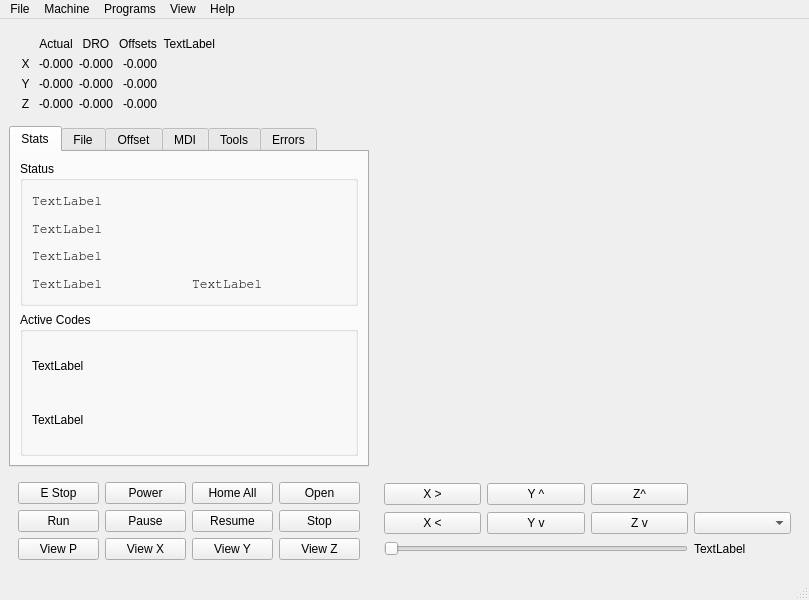
<?xml version="1.0" encoding="UTF-8"?>
<ui version="4.0">
 <class>MainWindow</class>
 <widget class="QMainWindow" name="MainWindow">
  <property name="geometry">
   <rect>
    <x>0</x>
    <y>0</y>
    <width>800</width>
    <height>600</height>
   </rect>
  </property>
  <property name="sizePolicy">
   <sizepolicy hsizetype="Fixed" vsizetype="Fixed">
    <horstretch>0</horstretch>
    <verstretch>0</verstretch>
   </sizepolicy>
  </property>
  <property name="maximumSize">
   <size>
    <width>800</width>
    <height>600</height>
   </size>
  </property>
  <property name="windowTitle">
   <string>MainWindow</string>
  </property>
  <widget class="QWidget" name="centralwidget">
   <layout class="QGridLayout" name="gridLayout_3">
    <item row="0" column="1" rowspan="2">
     <widget class="QWidget" name="plot_widget" native="true">
      <property name="sizePolicy">
       <sizepolicy hsizetype="Fixed" vsizetype="Fixed">
        <horstretch>0</horstretch>
        <verstretch>0</verstretch>
       </sizepolicy>
      </property>
      <property name="minimumSize">
       <size>
        <width>425</width>
        <height>425</height>
       </size>
      </property>
      <property name="maximumSize">
       <size>
        <width>425</width>
        <height>425</height>
       </size>
      </property>
     </widget>
    </item>
    <item row="1" column="0">
     <widget class="QTabWidget" name="tabWidget">
      <property name="maximumSize">
       <size>
        <width>450</width>
        <height>450</height>
       </size>
      </property>
      <property name="currentIndex">
       <number>0</number>
      </property>
      <property name="tabBarAutoHide">
       <bool>true</bool>
      </property>
      <widget class="QWidget" name="tab_6">
       <attribute name="title">
        <string>Stats</string>
       </attribute>
       <layout class="QVBoxLayout" name="verticalLayout">
        <item>
         <widget class="QGroupBox" name="groupBox_5">
          <property name="title">
           <string>Status</string>
          </property>
          <layout class="QGridLayout" name="gridLayout_13">
           <item row="3" column="0">
            <widget class="QLabel" name="task_mode_lb">
             <property name="font">
              <font>
               <family>FreeMono</family>
               <pointsize>10</pointsize>
              </font>
             </property>
             <property name="text">
              <string>TextLabel</string>
             </property>
             <property name="alignment">
              <set>Qt::AlignLeading|Qt::AlignLeft|Qt::AlignVCenter</set>
             </property>
            </widget>
           </item>
           <item row="3" column="1">
            <widget class="QLabel" name="task_state_lb">
             <property name="font">
              <font>
               <family>FreeMono</family>
               <pointsize>10</pointsize>
              </font>
             </property>
             <property name="text">
              <string>TextLabel</string>
             </property>
             <property name="alignment">
              <set>Qt::AlignLeading|Qt::AlignLeft|Qt::AlignVCenter</set>
             </property>
            </widget>
           </item>
           <item row="1" column="0" colspan="2">
            <widget class="QLabel" name="interp_state_lb">
             <property name="font">
              <font>
               <family>FreeMono</family>
               <pointsize>10</pointsize>
              </font>
             </property>
             <property name="text">
              <string>TextLabel</string>
             </property>
             <property name="alignment">
              <set>Qt::AlignLeading|Qt::AlignLeft|Qt::AlignVCenter</set>
             </property>
            </widget>
           </item>
           <item row="0" column="0" colspan="2">
            <widget class="QLabel" name="exec_state_lb">
             <property name="font">
              <font>
               <family>FreeMono</family>
               <pointsize>10</pointsize>
              </font>
             </property>
             <property name="text">
              <string>TextLabel</string>
             </property>
             <property name="alignment">
              <set>Qt::AlignLeading|Qt::AlignLeft|Qt::AlignVCenter</set>
             </property>
            </widget>
           </item>
           <item row="2" column="0" colspan="2">
            <widget class="QLabel" name="motion_mode_lb">
             <property name="font">
              <font>
               <family>FreeMono</family>
               <pointsize>10</pointsize>
              </font>
             </property>
             <property name="text">
              <string>TextLabel</string>
             </property>
             <property name="alignment">
              <set>Qt::AlignLeading|Qt::AlignLeft|Qt::AlignVCenter</set>
             </property>
            </widget>
           </item>
          </layout>
         </widget>
        </item>
        <item>
         <widget class="QGroupBox" name="groupBox_4">
          <property name="title">
           <string>Active Codes</string>
          </property>
          <layout class="QGridLayout" name="gridLayout_11">
           <item row="0" column="0">
            <widget class="QLabel" name="gcodes_lb">
             <property name="text">
              <string>TextLabel</string>
             </property>
             <property name="wordWrap">
              <bool>true</bool>
             </property>
            </widget>
           </item>
           <item row="1" column="0">
            <widget class="QLabel" name="mcodes_lb">
             <property name="text">
              <string>TextLabel</string>
             </property>
             <property name="wordWrap">
              <bool>true</bool>
             </property>
            </widget>
           </item>
          </layout>
         </widget>
        </item>
       </layout>
      </widget>
      <widget class="QWidget" name="tab">
       <attribute name="title">
        <string>File</string>
       </attribute>
       <layout class="QVBoxLayout" name="verticalLayout_2">
        <item>
         <widget class="QLabel" name="file_lb">
          <property name="text">
           <string>TextLabel</string>
          </property>
         </widget>
        </item>
        <item>
         <widget class="QPlainTextEdit" name="gcode_pte"/>
        </item>
       </layout>
      </widget>
      <widget class="QWidget" name="tab_2">
       <attribute name="title">
        <string>Offset</string>
       </attribute>
       <layout class="QGridLayout" name="gridLayout_6">
        <item row="0" column="0">
         <widget class="QGroupBox" name="groupBox_2">
          <property name="title">
           <string>Coordinate Systems</string>
          </property>
          <layout class="QGridLayout" name="gridLayout_7">
           <item row="0" column="0">
            <widget class="QPushButton" name="change_cs_1">
             <property name="text">
              <string>G54</string>
             </property>
            </widget>
           </item>
           <item row="2" column="0">
            <widget class="QPushButton" name="change_cs_3">
             <property name="text">
              <string>G56</string>
             </property>
            </widget>
           </item>
           <item row="4" column="0">
            <widget class="QPushButton" name="change_cs_5">
             <property name="text">
              <string>G58</string>
             </property>
            </widget>
           </item>
           <item row="1" column="0">
            <widget class="QPushButton" name="change_cs_2">
             <property name="text">
              <string>G55</string>
             </property>
            </widget>
           </item>
           <item row="3" column="0">
            <widget class="QPushButton" name="change_cs_4">
             <property name="text">
              <string>G57</string>
             </property>
            </widget>
           </item>
           <item row="0" column="1">
            <widget class="QPushButton" name="change_cs_6">
             <property name="text">
              <string>G59</string>
             </property>
            </widget>
           </item>
           <item row="1" column="1">
            <widget class="QPushButton" name="change_cs_7">
             <property name="text">
              <string>G59.1</string>
             </property>
            </widget>
           </item>
           <item row="2" column="1">
            <widget class="QPushButton" name="change_cs_8">
             <property name="text">
              <string>G59.2</string>
             </property>
            </widget>
           </item>
           <item row="3" column="1">
            <widget class="QPushButton" name="change_cs_9">
             <property name="text">
              <string>G59.3</string>
             </property>
            </widget>
           </item>
          </layout>
         </widget>
        </item>
        <item row="0" column="1">
         <widget class="QGroupBox" name="groupBox">
          <property name="title">
           <string>Touch Off</string>
          </property>
          <layout class="QGridLayout" name="gridLayout_5">
           <item row="0" column="0">
            <widget class="QPushButton" name="touchoff_pb_x">
             <property name="text">
              <string>X</string>
             </property>
            </widget>
           </item>
           <item row="1" column="0">
            <widget class="QPushButton" name="touchoff_pb_y">
             <property name="text">
              <string>Y</string>
             </property>
            </widget>
           </item>
           <item row="2" column="0">
            <widget class="QPushButton" name="touchoff_pb_z">
             <property name="text">
              <string>Z</string>
             </property>
            </widget>
           </item>
           <item row="3" column="0">
            <widget class="QLineEdit" name="touchoff_le"/>
           </item>
          </layout>
         </widget>
        </item>
       </layout>
      </widget>
      <widget class="QWidget" name="tab_4">
       <attribute name="title">
        <string>MDI</string>
       </attribute>
       <layout class="QGridLayout" name="gridLayout_9">
        <item row="1" column="1" colspan="4">
         <widget class="QLineEdit" name="mdi_command_le"/>
        </item>
        <item row="2" column="1">
         <widget class="QPushButton" name="run_mdi_pb">
          <property name="text">
           <string>Run MDI</string>
          </property>
         </widget>
        </item>
        <item row="2" column="2">
         <widget class="QPushButton" name="copy_mdi_history_pb">
          <property name="text">
           <string>Copy</string>
          </property>
         </widget>
        </item>
        <item row="0" column="1" colspan="4">
         <widget class="QListWidget" name="mdi_history_lw"/>
        </item>
        <item row="2" column="4">
         <widget class="QPushButton" name="clear_mdi_history_pb">
          <property name="text">
           <string>Clear</string>
          </property>
         </widget>
        </item>
        <item row="2" column="3">
         <widget class="QPushButton" name="save_mdi_history_pb">
          <property name="text">
           <string>Save</string>
          </property>
         </widget>
        </item>
       </layout>
      </widget>
      <widget class="QWidget" name="tab_5">
       <attribute name="title">
        <string>Tools</string>
       </attribute>
       <layout class="QGridLayout" name="gridLayout_12">
        <item row="0" column="0">
         <widget class="QGroupBox" name="groupBox_3">
          <property name="title">
           <string>Tools</string>
          </property>
          <layout class="QGridLayout" name="gridLayout_10">
           <item row="0" column="0">
            <widget class="QComboBox" name="tool_change_cb"/>
           </item>
           <item row="0" column="1">
            <widget class="QPushButton" name="tool_change_pb">
             <property name="text">
              <string>Change Tool</string>
             </property>
            </widget>
           </item>
          </layout>
         </widget>
        </item>
       </layout>
      </widget>
      <widget class="QWidget" name="tab_3">
       <attribute name="title">
        <string>Errors</string>
       </attribute>
       <layout class="QGridLayout" name="gridLayout_8">
        <item row="1" column="0">
         <widget class="QPushButton" name="clear_errors_pb">
          <property name="text">
           <string>Clear Errors</string>
          </property>
         </widget>
        </item>
        <item row="1" column="1">
         <widget class="QPushButton" name="copy_errors_pb">
          <property name="text">
           <string>Copy to Clipboard</string>
          </property>
         </widget>
        </item>
        <item row="0" column="0" colspan="2">
         <widget class="QPlainTextEdit" name="errors_pte"/>
        </item>
       </layout>
      </widget>
     </widget>
    </item>
    <item row="2" column="0">
     <widget class="QWidget" name="widget_3" native="true">
      <layout class="QGridLayout" name="gridLayout_4">
       <item row="2" column="2">
        <widget class="QPushButton" name="view_x_pb">
         <property name="text">
          <string>View X</string>
         </property>
        </widget>
       </item>
       <item row="0" column="3">
        <widget class="QPushButton" name="home_all_pb">
         <property name="text">
          <string>Home All</string>
         </property>
        </widget>
       </item>
       <item row="0" column="1">
        <widget class="QPushButton" name="estop_pb">
         <property name="text">
          <string>E Stop</string>
         </property>
        </widget>
       </item>
       <item row="0" column="4">
        <widget class="QPushButton" name="open_pb">
         <property name="text">
          <string>Open</string>
         </property>
        </widget>
       </item>
       <item row="2" column="1">
        <widget class="QPushButton" name="view_p_pb">
         <property name="text">
          <string>View P</string>
         </property>
        </widget>
       </item>
       <item row="2" column="3">
        <widget class="QPushButton" name="view_y_pb">
         <property name="text">
          <string>View Y</string>
         </property>
        </widget>
       </item>
       <item row="0" column="2">
        <widget class="QPushButton" name="power_pb">
         <property name="text">
          <string>Power</string>
         </property>
        </widget>
       </item>
       <item row="2" column="4">
        <widget class="QPushButton" name="view_z_pb">
         <property name="text">
          <string>View Z</string>
         </property>
        </widget>
       </item>
       <item row="1" column="1">
        <widget class="QPushButton" name="run_pb">
         <property name="text">
          <string>Run</string>
         </property>
        </widget>
       </item>
       <item row="1" column="2">
        <widget class="QPushButton" name="pause_pb">
         <property name="text">
          <string>Pause</string>
         </property>
        </widget>
       </item>
       <item row="1" column="3">
        <widget class="QPushButton" name="resume_pb">
         <property name="text">
          <string>Resume</string>
         </property>
        </widget>
       </item>
       <item row="1" column="4">
        <widget class="QPushButton" name="stop_pb">
         <property name="text">
          <string>Stop</string>
         </property>
        </widget>
       </item>
      </layout>
     </widget>
    </item>
    <item row="2" column="1">
     <widget class="QWidget" name="widget_2" native="true">
      <layout class="QGridLayout" name="gridLayout_2">
       <item row="0" column="0">
        <widget class="QPushButton" name="jog_plus_pb_0">
         <property name="text">
          <string>X &gt;</string>
         </property>
        </widget>
       </item>
       <item row="1" column="0">
        <widget class="QPushButton" name="jog_minus_pb_0">
         <property name="text">
          <string>X &lt;</string>
         </property>
        </widget>
       </item>
       <item row="0" column="1">
        <widget class="QPushButton" name="jog_plus_pb_1">
         <property name="text">
          <string>Y ^</string>
         </property>
        </widget>
       </item>
       <item row="1" column="1">
        <widget class="QPushButton" name="jog_minus_pb_1">
         <property name="text">
          <string>Y v</string>
         </property>
        </widget>
       </item>
       <item row="1" column="2">
        <widget class="QPushButton" name="jog_minus_pb_2">
         <property name="text">
          <string>Z v</string>
         </property>
        </widget>
       </item>
       <item row="0" column="2">
        <widget class="QPushButton" name="jog_plus_pb_2">
         <property name="text">
          <string>Z^</string>
         </property>
        </widget>
       </item>
       <item row="1" column="4">
        <widget class="QComboBox" name="jog_modes_cb"/>
       </item>
       <item row="2" column="4">
        <widget class="QLabel" name="jog_vel_lb">
         <property name="text">
          <string>TextLabel</string>
         </property>
        </widget>
       </item>
       <item row="2" column="0" colspan="3">
        <widget class="QSlider" name="jog_vel_sl">
         <property name="maximumSize">
          <size>
           <width>16777215</width>
           <height>16777215</height>
          </size>
         </property>
         <property name="orientation">
          <enum>Qt::Horizontal</enum>
         </property>
        </widget>
       </item>
      </layout>
     </widget>
    </item>
    <item row="0" column="0" alignment="Qt::AlignLeft">
     <widget class="QFrame" name="frame">
      <layout class="QGridLayout" name="gridLayout">
       <item row="0" column="1">
        <widget class="QLabel" name="label_7">
         <property name="minimumSize">
          <size>
           <width>0</width>
           <height>0</height>
          </size>
         </property>
         <property name="text">
          <string>Actual</string>
         </property>
         <property name="alignment">
          <set>Qt::AlignCenter</set>
         </property>
        </widget>
       </item>
       <item row="0" column="3">
        <widget class="QLabel" name="label_4">
         <property name="minimumSize">
          <size>
           <width>0</width>
           <height>0</height>
          </size>
         </property>
         <property name="text">
          <string>Offsets</string>
         </property>
         <property name="alignment">
          <set>Qt::AlignCenter</set>
         </property>
        </widget>
       </item>
       <item row="4" column="1">
        <widget class="QLabel" name="actual_lb_y">
         <property name="minimumSize">
          <size>
           <width>0</width>
           <height>0</height>
          </size>
         </property>
         <property name="text">
          <string>-0.000</string>
         </property>
         <property name="alignment">
          <set>Qt::AlignRight|Qt::AlignTrailing|Qt::AlignVCenter</set>
         </property>
         <property name="precision" stdset="0">
          <string>3</string>
         </property>
        </widget>
       </item>
       <item row="3" column="1">
        <widget class="QLabel" name="actual_lb_x">
         <property name="minimumSize">
          <size>
           <width>0</width>
           <height>0</height>
          </size>
         </property>
         <property name="text">
          <string>-0.000</string>
         </property>
         <property name="alignment">
          <set>Qt::AlignRight|Qt::AlignTrailing|Qt::AlignVCenter</set>
         </property>
         <property name="precision" stdset="0">
          <string>3</string>
         </property>
        </widget>
       </item>
       <item row="3" column="3">
        <widget class="QLabel" name="g5x_lb_x">
         <property name="minimumSize">
          <size>
           <width>0</width>
           <height>0</height>
          </size>
         </property>
         <property name="text">
          <string>-0.000</string>
         </property>
         <property name="alignment">
          <set>Qt::AlignRight|Qt::AlignTrailing|Qt::AlignVCenter</set>
         </property>
         <property name="precision" stdset="0">
          <string>3</string>
         </property>
        </widget>
       </item>
       <item row="4" column="2">
        <widget class="QLabel" name="dro_lb_y">
         <property name="minimumSize">
          <size>
           <width>0</width>
           <height>0</height>
          </size>
         </property>
         <property name="text">
          <string>-0.000</string>
         </property>
         <property name="alignment">
          <set>Qt::AlignRight|Qt::AlignTrailing|Qt::AlignVCenter</set>
         </property>
         <property name="precision" stdset="0">
          <string>3</string>
         </property>
        </widget>
       </item>
       <item row="4" column="0">
        <widget class="QLabel" name="label_2">
         <property name="minimumSize">
          <size>
           <width>15</width>
           <height>0</height>
          </size>
         </property>
         <property name="text">
          <string>Y</string>
         </property>
         <property name="alignment">
          <set>Qt::AlignCenter</set>
         </property>
        </widget>
       </item>
       <item row="5" column="2">
        <widget class="QLabel" name="dro_lb_z">
         <property name="minimumSize">
          <size>
           <width>0</width>
           <height>0</height>
          </size>
         </property>
         <property name="text">
          <string>-0.000</string>
         </property>
         <property name="alignment">
          <set>Qt::AlignRight|Qt::AlignTrailing|Qt::AlignVCenter</set>
         </property>
         <property name="precision" stdset="0">
          <string>3</string>
         </property>
        </widget>
       </item>
       <item row="5" column="1">
        <widget class="QLabel" name="actual_lb_z">
         <property name="minimumSize">
          <size>
           <width>0</width>
           <height>0</height>
          </size>
         </property>
         <property name="text">
          <string>-0.000</string>
         </property>
         <property name="alignment">
          <set>Qt::AlignRight|Qt::AlignTrailing|Qt::AlignVCenter</set>
         </property>
         <property name="precision" stdset="0">
          <string>3</string>
         </property>
        </widget>
       </item>
       <item row="4" column="3">
        <widget class="QLabel" name="g5x_lb_y">
         <property name="minimumSize">
          <size>
           <width>0</width>
           <height>0</height>
          </size>
         </property>
         <property name="text">
          <string>-0.000</string>
         </property>
         <property name="alignment">
          <set>Qt::AlignRight|Qt::AlignTrailing|Qt::AlignVCenter</set>
         </property>
         <property name="precision" stdset="0">
          <string>3</string>
         </property>
        </widget>
       </item>
       <item row="5" column="0">
        <widget class="QLabel" name="label_3">
         <property name="minimumSize">
          <size>
           <width>15</width>
           <height>0</height>
          </size>
         </property>
         <property name="text">
          <string>Z</string>
         </property>
         <property name="alignment">
          <set>Qt::AlignCenter</set>
         </property>
        </widget>
       </item>
       <item row="0" column="2">
        <widget class="QLabel" name="label_8">
         <property name="minimumSize">
          <size>
           <width>0</width>
           <height>0</height>
          </size>
         </property>
         <property name="text">
          <string>DRO</string>
         </property>
         <property name="alignment">
          <set>Qt::AlignCenter</set>
         </property>
        </widget>
       </item>
       <item row="3" column="2">
        <widget class="QLabel" name="dro_lb_x">
         <property name="minimumSize">
          <size>
           <width>0</width>
           <height>0</height>
          </size>
         </property>
         <property name="text">
          <string>-0.000</string>
         </property>
         <property name="alignment">
          <set>Qt::AlignRight|Qt::AlignTrailing|Qt::AlignVCenter</set>
         </property>
         <property name="precision" stdset="0">
          <string>3</string>
         </property>
        </widget>
       </item>
       <item row="3" column="0">
        <widget class="QLabel" name="label">
         <property name="minimumSize">
          <size>
           <width>15</width>
           <height>0</height>
          </size>
         </property>
         <property name="text">
          <string>X</string>
         </property>
         <property name="alignment">
          <set>Qt::AlignCenter</set>
         </property>
        </widget>
       </item>
       <item row="5" column="3">
        <widget class="QLabel" name="g5x_lb_z">
         <property name="minimumSize">
          <size>
           <width>0</width>
           <height>0</height>
          </size>
         </property>
         <property name="text">
          <string>-0.000</string>
         </property>
         <property name="alignment">
          <set>Qt::AlignRight|Qt::AlignTrailing|Qt::AlignVCenter</set>
         </property>
         <property name="precision" stdset="0">
          <string>3</string>
         </property>
        </widget>
       </item>
       <item row="0" column="4">
        <widget class="QLabel" name="g5x_index_lb">
         <property name="text">
          <string>TextLabel</string>
         </property>
         <property name="alignment">
          <set>Qt::AlignRight|Qt::AlignTrailing|Qt::AlignVCenter</set>
         </property>
        </widget>
       </item>
      </layout>
     </widget>
    </item>
   </layout>
  </widget>
  <widget class="QMenuBar" name="menubar">
   <property name="geometry">
    <rect>
     <x>0</x>
     <y>0</y>
     <width>800</width>
     <height>24</height>
    </rect>
   </property>
   <widget class="QMenu" name="menuFile">
    <property name="title">
     <string>File</string>
    </property>
    <addaction name="actionOpen"/>
    <addaction name="actionEdit"/>
    <addaction name="actionReload"/>
    <addaction name="actionSave_As"/>
    <addaction name="actionEdit_Tool_Table"/>
    <addaction name="actionReload_Tool_Table"/>
    <addaction name="separator"/>
    <addaction name="actionQuit"/>
   </widget>
   <widget class="QMenu" name="menuMachine">
    <property name="title">
     <string>Machine</string>
    </property>
    <addaction name="actionE_Stop"/>
    <addaction name="actionPower"/>
    <addaction name="actionRun"/>
    <addaction name="actionRun_From_Line"/>
    <addaction name="actionStep"/>
    <addaction name="actionPause"/>
    <addaction name="actionResume"/>
    <addaction name="actionStop"/>
    <addaction name="separator"/>
    <addaction name="actionHoming"/>
    <addaction name="actionUnhoming"/>
    <addaction name="actionClear_Offsets"/>
   </widget>
   <widget class="QMenu" name="menuPrograms">
    <property name="title">
     <string>Programs</string>
    </property>
    <addaction name="actionShow_HAL"/>
    <addaction name="actionHAL_Meter"/>
    <addaction name="actionHAL_Scope"/>
   </widget>
   <widget class="QMenu" name="menuView">
    <property name="title">
     <string>View</string>
    </property>
    <addaction name="actionDRO"/>
    <addaction name="actionLimits"/>
    <addaction name="actionLive_Plot"/>
    <addaction name="actionVelocity"/>
    <addaction name="actionProgram"/>
    <addaction name="actionRapids"/>
    <addaction name="actionTool"/>
    <addaction name="actionDTG"/>
    <addaction name="actionOffsets"/>
    <addaction name="actionClear_Live_Plot"/>
   </widget>
   <widget class="QMenu" name="menuHelp">
    <property name="title">
     <string>Help</string>
    </property>
    <addaction name="actionAbout"/>
    <addaction name="actionQuick_Reference"/>
   </widget>
   <addaction name="menuFile"/>
   <addaction name="menuMachine"/>
   <addaction name="menuPrograms"/>
   <addaction name="menuView"/>
   <addaction name="menuHelp"/>
  </widget>
  <widget class="QStatusBar" name="statusbar"/>
  <action name="actionOpen">
   <property name="text">
    <string>Open</string>
   </property>
  </action>
  <action name="actionEdit">
   <property name="text">
    <string>Edit</string>
   </property>
  </action>
  <action name="actionReload">
   <property name="text">
    <string>Reload</string>
   </property>
  </action>
  <action name="actionSave_As">
   <property name="text">
    <string>Save As</string>
   </property>
  </action>
  <action name="actionEdit_Tool_Table">
   <property name="text">
    <string>Edit Tool Table</string>
   </property>
  </action>
  <action name="actionReload_Tool_Table">
   <property name="text">
    <string>Reload Tool Table</string>
   </property>
  </action>
  <action name="actionQuit">
   <property name="text">
    <string>Quit</string>
   </property>
  </action>
  <action name="actionE_Stop">
   <property name="text">
    <string>E Stop</string>
   </property>
  </action>
  <action name="actionPower">
   <property name="text">
    <string>Power</string>
   </property>
  </action>
  <action name="actionRun">
   <property name="text">
    <string>Run</string>
   </property>
  </action>
  <action name="actionRun_From_Line">
   <property name="text">
    <string>Run From Line</string>
   </property>
  </action>
  <action name="actionStep">
   <property name="text">
    <string>Step</string>
   </property>
  </action>
  <action name="actionPause">
   <property name="text">
    <string>Pause</string>
   </property>
  </action>
  <action name="actionResume">
   <property name="text">
    <string>Resume</string>
   </property>
  </action>
  <action name="actionStop">
   <property name="text">
    <string>Stop</string>
   </property>
  </action>
  <action name="actionHoming">
   <property name="text">
    <string>Homing</string>
   </property>
  </action>
  <action name="actionUnhoming">
   <property name="text">
    <string>Unhoming</string>
   </property>
  </action>
  <action name="actionClear_Offsets">
   <property name="text">
    <string>Clear Offsets</string>
   </property>
  </action>
  <action name="actionShow_HAL">
   <property name="text">
    <string>Show HAL</string>
   </property>
  </action>
  <action name="actionHAL_Meter">
   <property name="text">
    <string>HAL Meter</string>
   </property>
  </action>
  <action name="actionHAL_Scope">
   <property name="text">
    <string>HAL Scope</string>
   </property>
  </action>
  <action name="actionDRO">
   <property name="text">
    <string>DRO</string>
   </property>
  </action>
  <action name="actionLimits">
   <property name="text">
    <string>Limits</string>
   </property>
  </action>
  <action name="actionLive_Plot">
   <property name="text">
    <string>Live Plot</string>
   </property>
  </action>
  <action name="actionVelocity">
   <property name="text">
    <string>Velocity</string>
   </property>
  </action>
  <action name="actionProgram">
   <property name="text">
    <string>Program</string>
   </property>
  </action>
  <action name="actionRapids">
   <property name="text">
    <string>Rapids</string>
   </property>
  </action>
  <action name="actionTool">
   <property name="text">
    <string>Tool</string>
   </property>
  </action>
  <action name="actionDTG">
   <property name="text">
    <string>DTG</string>
   </property>
  </action>
  <action name="actionOffsets">
   <property name="text">
    <string>Offsets</string>
   </property>
  </action>
  <action name="actionClear_Live_Plot">
   <property name="text">
    <string>Clear Live Plot</string>
   </property>
  </action>
  <action name="actionAbout">
   <property name="text">
    <string>About</string>
   </property>
  </action>
  <action name="actionQuick_Reference">
   <property name="text">
    <string>Quick Reference</string>
   </property>
  </action>
 </widget>
 <resources/>
 <connections/>
</ui>
